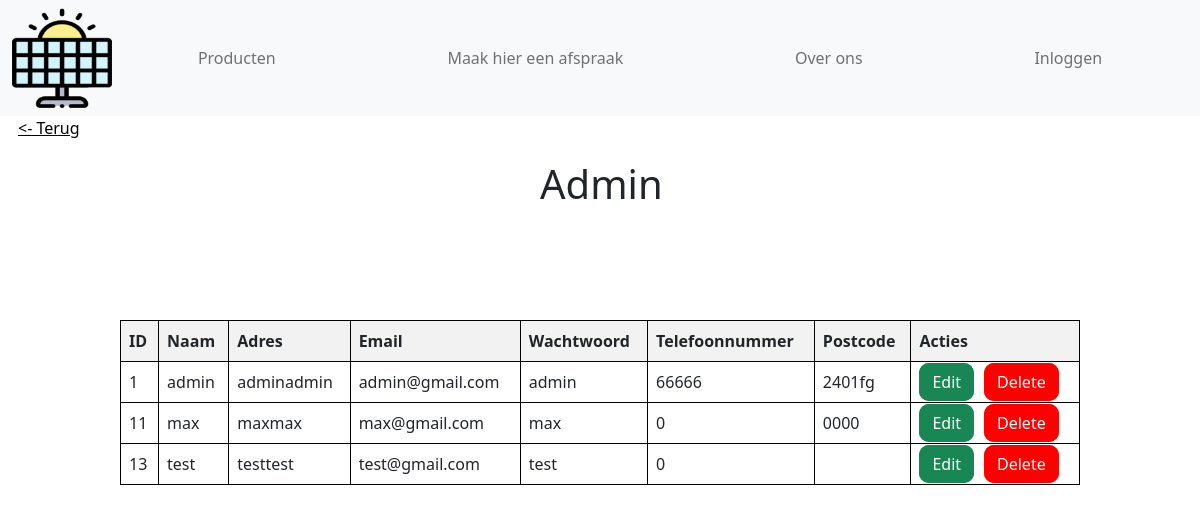
Page /useroverview.php on the earlier database version.
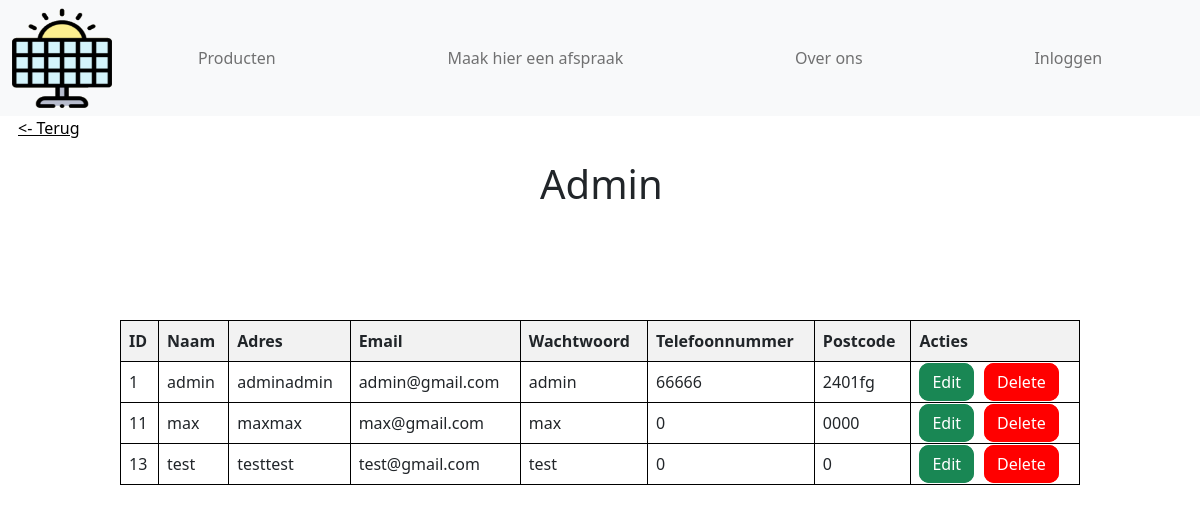
Same page on the later database version.
### tables this page shows
CREATE TABLE `user` (
  `id` int(11) NOT NULL,
  `name` varchar(255) NOT NULL,
  `adress` varchar(255) NOT NULL,
  `email` varchar(255) NOT NULL,
  `password` varchar(255) NOT NULL,
  `phonenumber` int(7) NOT NULL,
  `zipcode` varchar(10) NOT NULL,
  `admin` int(45) NOT NULL,
  `can_login` tinyint(1) NOT NULL
);

### useroverview.php (the view, shortened to what this page needs)
<!DOCTYPE html>
<html lang="en">
<head>
    <?php
    include_once ("header.php");
    ?>
    <link rel="stylesheet" href="css/admin.css">
</head>
<?php
$conn = connection();
$sql = "SELECT id, name, adress, email, password, phonenumber, zipcode FROM user";
$result = $conn->query($sql);
$rows = array();
if ($result->rowCount() > 0) {
    while ($row = $result->fetch(PDO::FETCH_ASSOC)) {
        $rows[] = $row;
    }
} else {
    echo "0 results";
}
?>
<body>
    <input type="button" class="button" value="<- Terug" onclick="window.location.href='admin.php'" />
    <h1 class="title">Admin</h1>
    <div class="tabel">
        <table>
            <thead>
                <tr>
                    <th>ID</th>
                    <th>Naam</th>
                    <th>Adres</th>
                    <th>Email</th>
                    <th>Wachtwoord</th>
                    <th>Telefoonnummer</th>
                    <th>Postcode</th>
                    <th>Acties</th>
                </tr>
            </thead>
            <tbody>
                <?php
                foreach ($rows as $row) {
                    echo "<tr>";
                    echo "<td>" . $row['id'] . "</td>";
                    echo "<td>" . $row['name'] . "</td>";
                    echo "<td>" . $row['adress'] . "</td>";
                    echo "<td>" . $row['email'] . "</td>";
                    echo "<td>" . $row['password'] . "</td>";
                    echo "<td>" . $row['phonenumber'] . "</td>";
                    echo "<td>" . $row['zipcode'] . "</td>";
                    echo "<td>";
                    echo "<a href='edit.php?id=" . $row['id'] . "' class='knopedit'>Edit</a>";
                    echo "<a href='delete.php?id=" . $row['id'] . "' class='knopdelete'>Delete</a>";
                    echo "</td>";
                    echo "</tr>";
                }
                ?>
            </tbody>
        </table>
    </div>
</body>
</html>

Differences in the rows shown:
changed user "test": zipcode (not shown) → "0"
